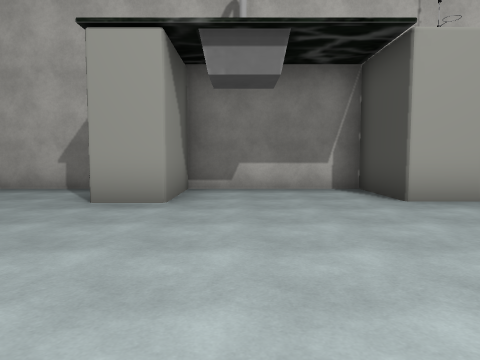
view 1 (above)

22 first-person views from a walk through a scene from a Unity 3-D project. The camera is 1.4 m above the floor, tilts 4° down and sees 70° across. The floor is counted in squares, 2 m on a side. Each view is taken from the middle of a square. On the plan, view 1 faces up. The plan holds only what a view shows up to about 11 squares ahead; the rest is blank. The place goes on beyond the plan. The player is left out. Some surface patterns are stand-ins.

view 2
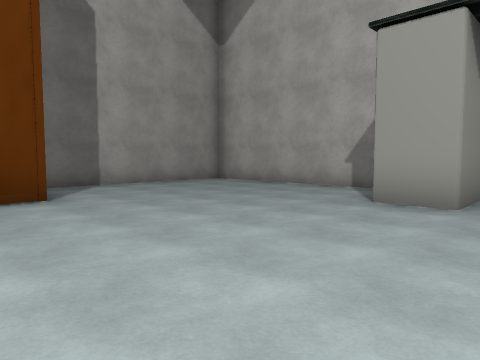

view 3
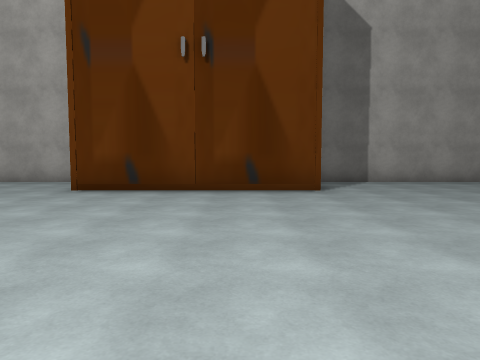

view 4
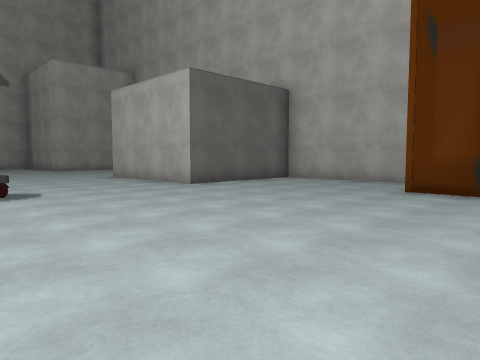

view 5
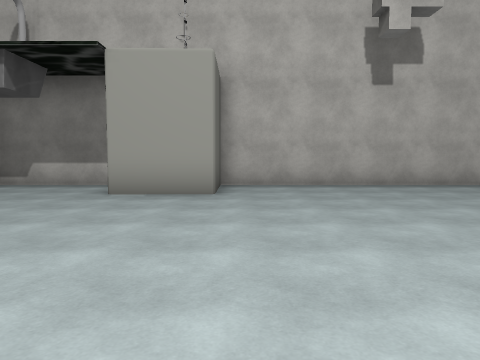

view 6
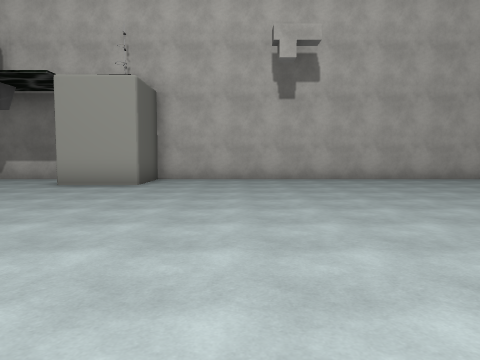

view 7
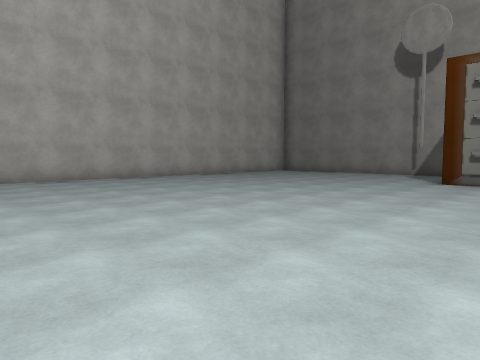

view 8
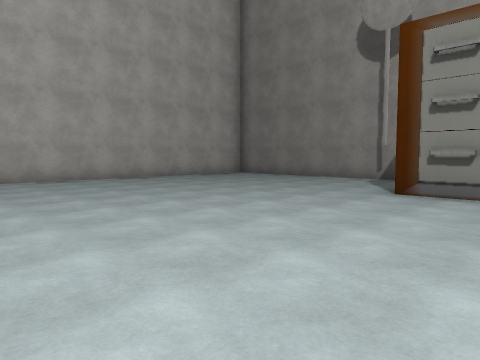

view 9
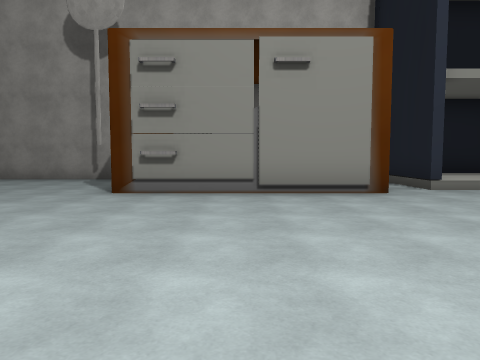

view 10
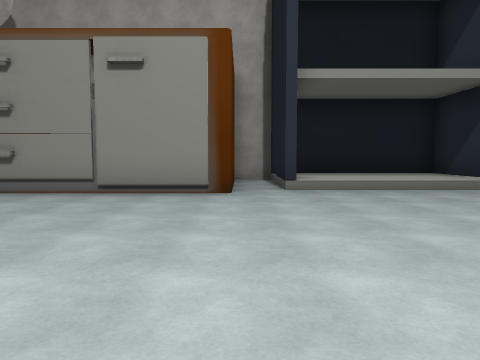

view 11
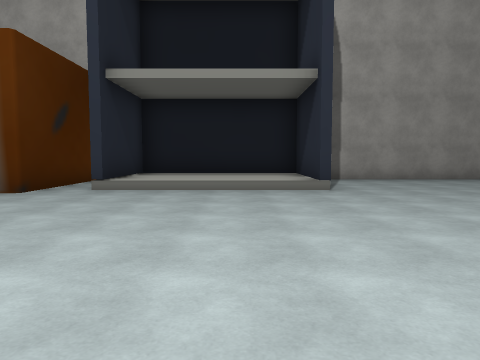

view 12
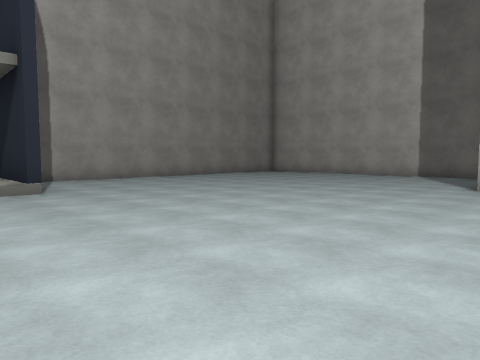

view 13
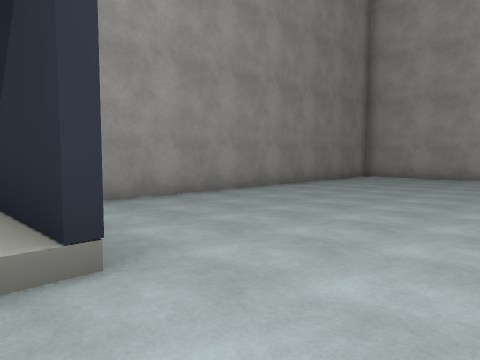

view 14
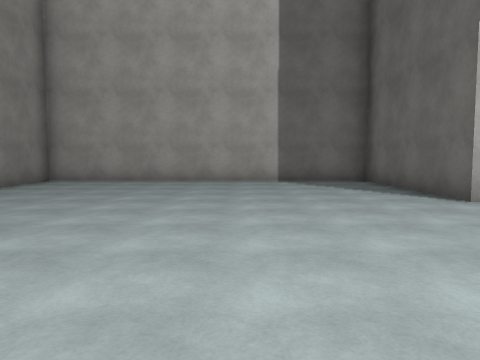

view 15
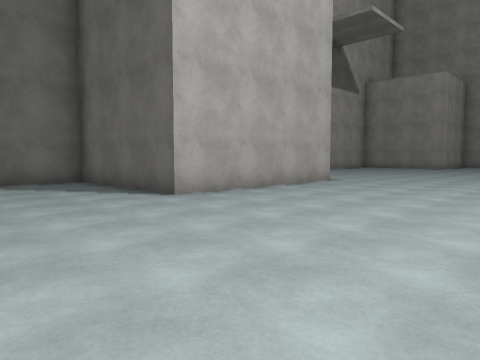

view 16
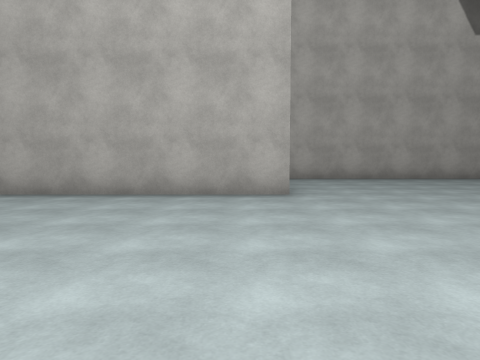

view 17
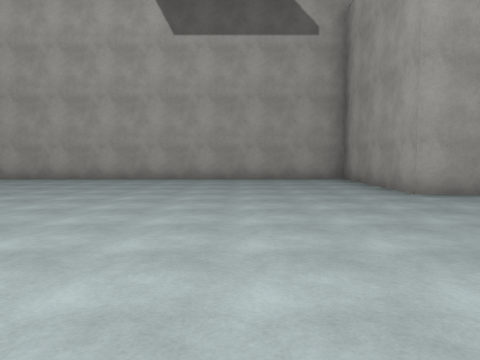

view 18
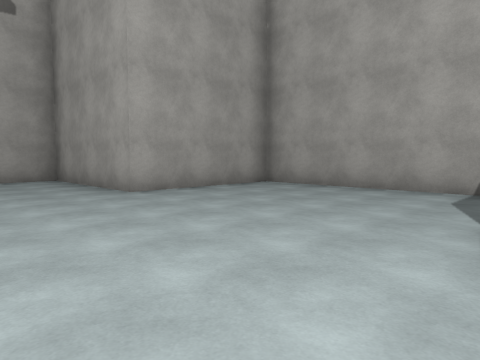

view 19
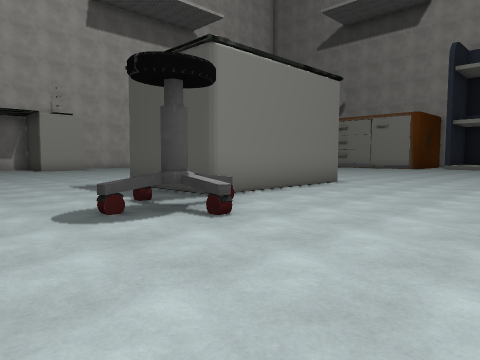

view 20
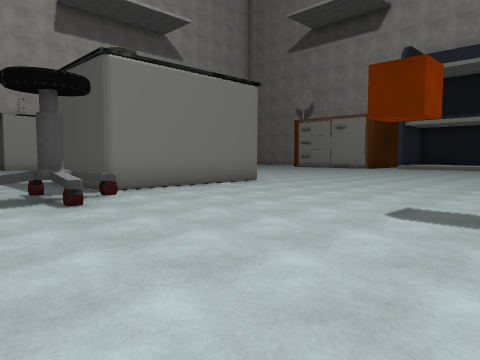

view 21
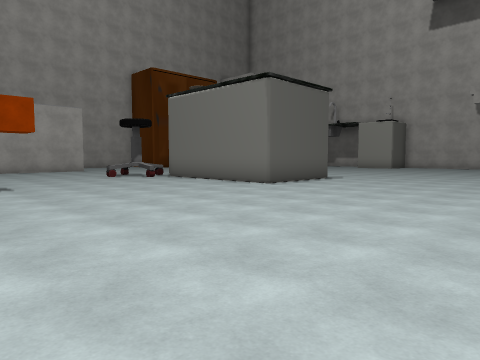

view 22
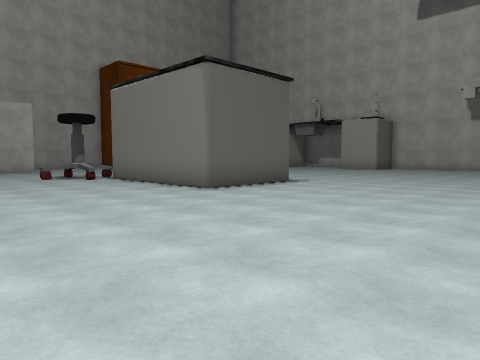

### Floor plan
Points are (right, up) in squares from view 1. A wall is a line through its corners. A room is listed if a view was taken in it or the views show most of it. See-through windows are left out.
Room 1 (views 1, 2, 3, 4, 5, 6, 7, 8, 9, 10, 11, 12, 13, 14, 15, 16, 17, 18, 19, 20, 21, 22)
walls: (6.4, -4.4) (6.4, -7.4) (1.9, -7.4) (1.8, -4.5); (18, -6.9) (21.3, -6.9) (21.3, -5.8); (7, -18.2) (12.5, -18.2) (12.5, -22.5) (21.3, -22.5) (21.3, -12.6); (18, -11.6) (21, -11.6) (21, -7.3) (18, -7.3); (20.6, -5.8) (17.4, -5.8) (17.4, -0.6); (-7.8, -7.9) (-4.2, -7.9) (-4.2, -11.5); (2.2, 7.3) (-0.2, 7.3); (-8.2, -4.1) (-8.2, -7.4); (-5.9, 1.6) (-5.9, -3.5); (21.3, 0.8) (21.3, 4.2); (-8.2, -13.2) (-8.2, -18.2) (-4.2, -18.2) (-4.2, -22.5) (6.5, -22.5); (16.4, 7.3) (4.8, 7.3); (-3.1, 7.3) (-8.2, 7.3) (-8.2, 2.1)
objects: other object (-2, 5) to (-1, 7); chair (0, -9) to (1, -7); other object (3, 6) to (4, 7); other object (4, 7)

Where each view was taken, in squares from view 1:
view 1: 0 up, 0 right, facing up
view 2: 0 up, 0 right, facing up-left
view 3: 0 up, 1 right, facing left
view 4: 1 down, 1 right, facing down-left
view 5: 1 down, 5 right, facing up
view 6: 3 down, 7 right, facing up
view 7: 3 down, 8 right, facing up-right
view 8: 3 down, 11 right, facing up-right
view 9: 3 down, 11 right, facing right
view 10: 6 down, 11 right, facing right
view 11: 10 down, 11 right, facing right
view 12: 10 down, 11 right, facing down-right
view 13: 11 down, 16 right, facing down-right
view 14: 13 down, 16 right, facing down
view 15: 13 down, 16 right, facing down-left
view 16: 12 down, 8 right, facing down
view 17: 12 down, 1 left, facing down
view 18: 12 down, 1 left, facing down-left
view 19: 12 down, 2 left, facing up-right
view 20: 14 down, 1 left, facing up-right
view 21: 14 down, 12 right, facing up-left
view 22: 12 down, 12 right, facing up-left
